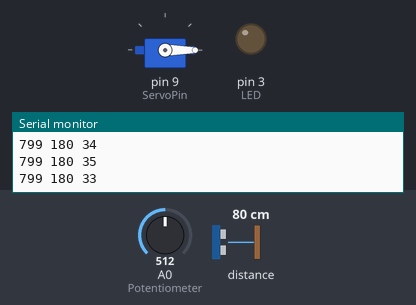
The sketch below on a simulated Arduino Uno, built with avr-gcc and run on an emulated ATmega328P. On the bench: servo, output pins drawn as LEDs (lit = HIGH), the last lines printed to the serial monitor. The inputs (shaded band) are chosen by the test bench; at power-on: distance to the obstacle 80 cm, A0 (Potentiometer) = 512.

Above: at 1.2 s.
1.3 s: distance to the obstacle set to 2 cm
At 3.03 s:
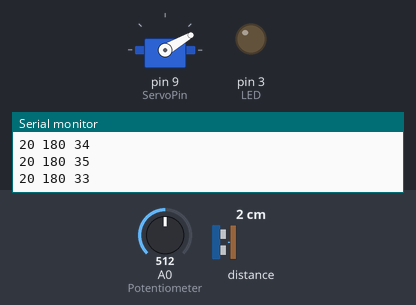
4.3 s: distance to the obstacle set to 9 cm
7.3 s: distance to the obstacle set to 12 cm
10.3 s: distance to the obstacle set to 18 cm
At 11.4 s:
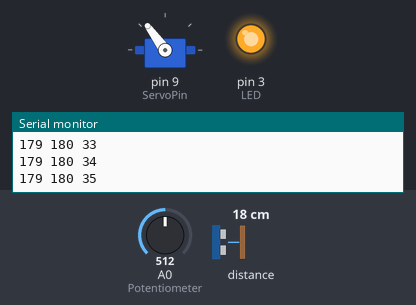
13.3 s: A0 (Potentiometer) set to 900
At 15.4 s:
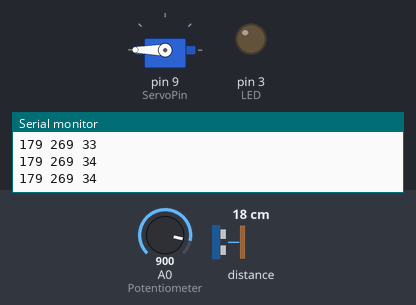
16.3 s: A0 (Potentiometer) set to 170
At 16.51 s:
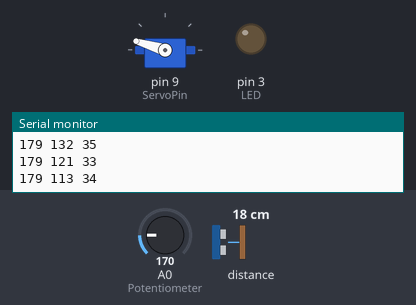
Timing chart, 0 to 20.3 s (numbered marks = the images above; inputs shaded):
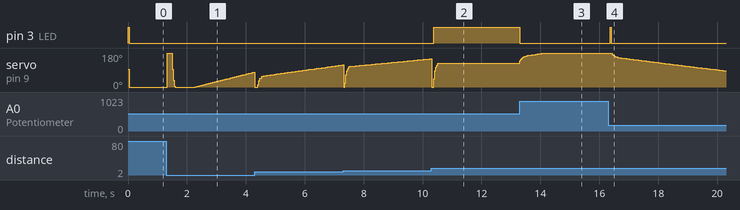

Measured:
- after the input at 10.3 s, pin 3 (LED): LOW → HIGH after 0.09 s
- after the input at 13.3 s, pin 3 (LED): HIGH → LOW at once
- after the input at 16.3 s, pin 3 (LED): LOW → HIGH after 0.06 s, → LOW 0.03 s later; servo on pin 9 (ServoPin): moves from 180° to 85° over 3.9 s, starting after 0.10 s

The sketch:

PID_controller.ino
```cpp
/*  This code is part of the PID ball test project.
    Created by: Imre Vida © 2021 All rights reserved.

    More information (original, Hungarian): https://vidaimi.com/project/pid_ball
    More information (English): https://vidaimi.com/en/project/pid_ball */

#include <Wire.h>
#include <VL53L0X.h>
#include <Servo.h>

#define LED 3
#define Potentiometer A0
#define ServoPin 9

VL53L0X sensor;
Servo myservo;

//PID constants
const double Kp = 0.3949;
const double Ki = 0.0082;
const double Kd = 10.8231;

//variables
int pos = 93;                       //servo position
int targetlast = 180, target = 180; //for noise reduction
int last = 150, current = 0;        //for the differential part of the controller
double integrateError = 0;          //for the integral part of the controller
int a = 0, b = 0;                   //for measuring dead time

void setup()
{
    //setup pins and basic functions
    Serial.begin(9600);
    Wire.begin();
    myservo.attach(ServoPin);
    pinMode(LED, OUTPUT);
    pinMode(Potentiometer, INPUT);
    sensor.setTimeout(500);

    //check for errors and malfunctions
    if (!sensor.init())
    {
        Serial.println("Failed to detect and initialize sensor!");
        while (1) //infinite loop, sensor not detected
        {
            delay(1);
        }
    }

    //setup sensor parameters
    sensor.setSignalRateLimit(0.25);
    sensor.setVcselPulsePeriod(VL53L0X::VcselPeriodPreRange, 14);
    sensor.setVcselPulsePeriod(VL53L0X::VcselPeriodFinalRange, 10);
    sensor.setMeasurementTimingBudget(22000); //max time of measurement 22ms

    //set starting points
    digitalWrite(LED, 1);
    myservo.write(pos);
    b = millis();
    a = b;
}

void loop()
{
    current = (last + sensor.readRangeSingleMillimeters()) / 2;                                 //read the current distance of the ball, with noise reduction
    target = (targetlast + targetlast + ((analogRead(Potentiometer) / 1023.0) * 240 + 60)) / 3; //read the target position from the potentiometer, with noise reduction

    integrateError += target - current;                                          //do the integration
    pos = Kp * (target - current) + Ki * integrateError + Kd * (last - current); //calculate the control signal

    pos = 93 + pos;                                  //set the "zero point" of the servo. In my case at 93 degrees servo position the beam is paralell with the ground
    pos = (pos >= 0 ? (pos <= 180 ? pos : 180) : 0); //software limit (the servo can't go further)
    myservo.write(pos);                              //act, turn the servo

    //check for errors
    if (sensor.timeoutOccurred())
    {
        Serial.print("SENSOR TIMEOUT");
    }

    //visual feedback of the right position max abs(10mm) error
    if (abs(target - current) < 10)
    {
        digitalWrite(LED, 1); //indicate right position
    }
    else
    {
        digitalWrite(LED, 0); //indicate bad position
    }

    //communication
    Serial.print(current);
    Serial.print(' ');
    Serial.print(target);
    Serial.print(' ');

    b = millis();        //measure current time
    Serial.print(b - a); //print the approx dead time of the controller
    Serial.println();

    //update previous values (the "memory" of the code)
    targetlast = target;
    last = current;
    a = b;
}
```
